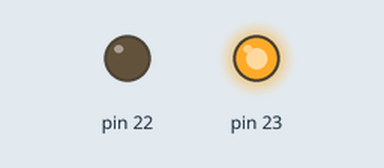
Recording of a sketch running on a simulated Arduino Mega 2560, built with avr-gcc and run on an emulated ATmega2560. On the bench: output pins drawn as LEDs (lit = HIGH).

Above: at 1.0 s.
At 5.0 s:
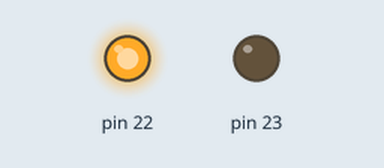
At 7.0 s:
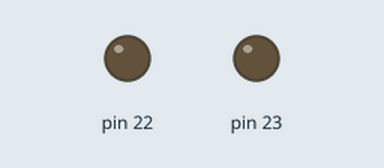
Timing chart, 0 to 10.4 s (numbered marks = the images above):
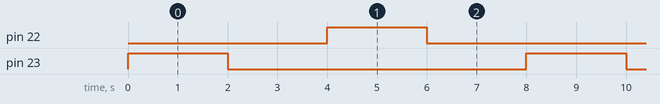

Measured:
- by itself, pin 22, pin 23: alternates HIGH for 2.0 s and LOW for 6.0 s
- by itself, everything shown: repeats every 8.0 s, in 4 steps

The sketch:

blinkLED.ino
```cpp
void setup() {
  // put your setup code here, to run once:
  pinMode(23,OUTPUT);
  pinMode(22,OUTPUT);
  //pinMode(A9,OUTPUT);
  //pinMode(7,OUTPUT);
}

void loop() {
  // put your main code here, to run repeatedly:
  digitalWrite(23,HIGH);
  delay(2000);
  digitalWrite(23,LOW);
  delay(2000);
  digitalWrite(22,HIGH);
  delay(2000);
  digitalWrite(22,LOW);
  delay(2000);
}
```
